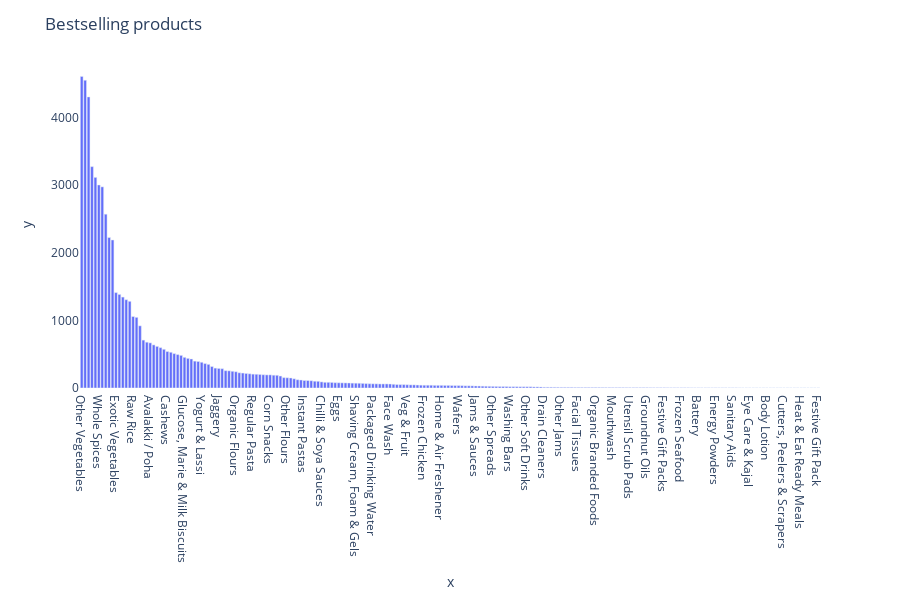

Notebook source saved alongside this figure:
### Code cell
import plotly.express as px

fig = px.bar(y=bestselling_products.Description.values, x=bestselling_products.index)
fig.update_layout(title_text="Bestselling products", plot_bgcolor="white", showlegend=False)
fig.show()

### Figure 1 — Plotly figure (JSON) as saved in the notebook; plotly's stock layout.template omitted (floating-point values rounded to 4 significant figures; data arrays with more than 128 entries replaced by an {"elided": "..."} marker saying what was removed)
{"data": [{"alignmentgroup": "True", "hoverlabel": {"namelength": 0}, "hovertemplate": "x=%{x}<br>y=%{y}", "legendgroup": "", "marker": {"color": "#636efa"}, "name": "", "offsetgroup": "", "orientation": "v", "showlegend": false, "textposition": "auto", "type": "bar", "x": {"elided": "216 str values"}, "xaxis": "x", "y": {"elided": "216 int values"}, "yaxis": "y"}], "layout": {"barmode": "relative", "height": 600, "legend": {"tracegroupgap": 0}, "margin": {"t": 60}, "plot_bgcolor": "white", "showlegend": false, "title": {"text": "Bestselling products"}, "xaxis": {"anchor": "y", "domain": [0, 1], "title": {"text": "x"}}, "yaxis": {"anchor": "x", "domain": [0, 1], "title": {"text": "y"}}}}
